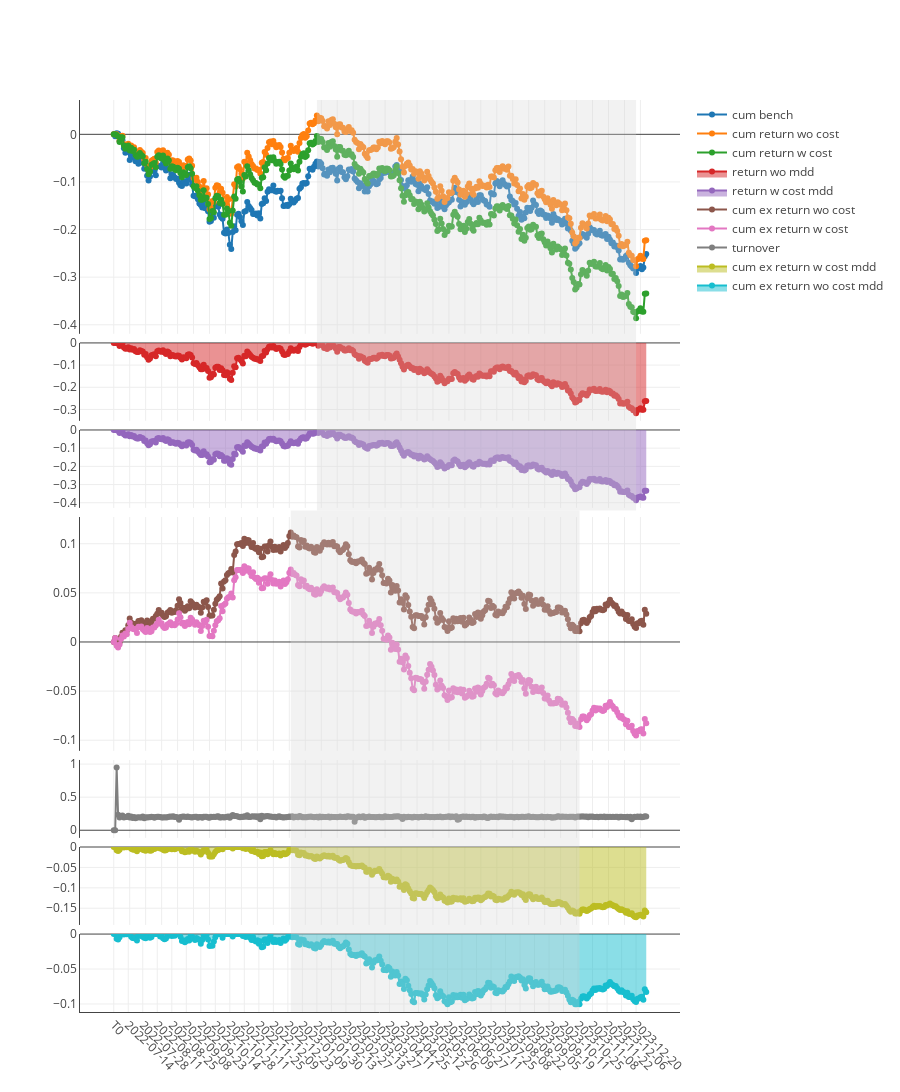

Notebook cell for this chart:
### Code cell
import pickle

file_path = f'out/backtests/{ex_num}/mcts/0-graph.pkl'

with open(file_path, 'rb') as file:
    chart = pickle.load(file)
chart.show()

### Figure 1 — Plotly figure (JSON) as saved in the notebook; plotly's stock layout.template omitted (floating-point values rounded to 4 significant figures; data arrays with more than 128 entries replaced by an {"elided": "..."} marker saying what was removed)
{"data": [{"mode": "lines+markers", "name": "cum bench", "type": "scatter", "x": {"elided": "368 str values"}, "xaxis": "x", "y": {"elided": "368 float values"}, "yaxis": "y"}, {"mode": "lines+markers", "name": "cum return wo cost", "type": "scatter", "x": {"elided": "368 str values"}, "xaxis": "x", "y": {"elided": "368 float values"}, "yaxis": "y"}, {"mode": "lines+markers", "name": "cum return w cost", "type": "scatter", "x": {"elided": "368 str values"}, "xaxis": "x", "y": {"elided": "368 float values"}, "yaxis": "y"}, {"fill": "tozeroy", "mode": "lines+markers", "name": "return wo mdd", "type": "scatter", "x": {"elided": "368 str values"}, "xaxis": "x2", "y": {"elided": "368 float values"}, "yaxis": "y2"}, {"fill": "tozeroy", "mode": "lines+markers", "name": "return w cost mdd", "type": "scatter", "x": {"elided": "368 str values"}, "xaxis": "x3", "y": {"elided": "368 float values"}, "yaxis": "y3"}, {"mode": "lines+markers", "name": "cum ex return wo cost", "type": "scatter", "x": {"elided": "368 str values"}, "xaxis": "x4", "y": {"elided": "368 float values"}, "yaxis": "y4"}, {"mode": "lines+markers", "name": "cum ex return w cost", "type": "scatter", "x": {"elided": "368 str values"}, "xaxis": "x4", "y": {"elided": "368 float values"}, "yaxis": "y4"}, {"mode": "lines+markers", "name": "turnover", "type": "scatter", "x": {"elided": "368 str values"}, "xaxis": "x5", "y": {"elided": "368 float values"}, "yaxis": "y5"}, {"fill": "tozeroy", "mode": "lines+markers", "name": "cum ex return w cost mdd", "type": "scatter", "x": {"elided": "368 str values"}, "xaxis": "x6", "y": {"elided": "368 float values"}, "yaxis": "y6"}, {"fill": "tozeroy", "mode": "lines+markers", "name": "cum ex return wo cost mdd", "type": "scatter", "x": {"elided": "368 str values"}, "xaxis": "x7", "y": {"elided": "368 float values"}, "yaxis": "y7"}], "layout": {"height": 1200, "shapes": [{"fillcolor": "#d3d3d3", "line": {"width": 0}, "opacity": 0.3, "type": "rect", "x0": "2023-01-30", "x1": "2023-12-20", "xref": "x", "y0": 0.55, "y1": 1, "yref": "paper"}, {"fillcolor": "#d3d3d3", "line": {"width": 0}, "opacity": 0.3, "type": "rect", "x0": "2022-12-27", "x1": "2023-10-26", "xref": "x", "y0": 0, "y1": 0.55, "yref": "paper"}], "title": {"text": " "}, "xaxis": {"anchor": "y", "domain": [0, 1], "matches": "x7", "showline": false, "showticklabels": false, "tickangle": 45, "type": "category"}, "xaxis2": {"anchor": "y2", "domain": [0, 1], "matches": "x7", "showline": false, "showticklabels": false, "tickangle": 45, "type": "category"}, "xaxis3": {"anchor": "y3", "domain": [0, 1], "matches": "x7", "showline": false, "showticklabels": false, "tickangle": 45, "type": "category"}, "xaxis4": {"anchor": "y4", "domain": [0, 1], "matches": "x7", "showline": false, "showticklabels": false, "tickangle": 45, "type": "category"}, "xaxis5": {"anchor": "y5", "domain": [0, 1], "matches": "x7", "showline": false, "showticklabels": false, "tickangle": 45, "type": "category"}, "xaxis6": {"anchor": "y6", "domain": [0, 1], "matches": "x7", "showline": false, "showticklabels": false, "tickangle": 45, "type": "category"}, "xaxis7": {"anchor": "y7", "domain": [0, 1], "showline": true, "tickangle": 45, "type": "category"}, "yaxis": {"anchor": "x", "domain": [0.7436, 1], "showline": true, "showticklabels": true, "zeroline": true}, "yaxis2": {"anchor": "x2", "domain": [0.6482, 0.7336], "showline": true, "showticklabels": true, "zeroline": true}, "yaxis3": {"anchor": "x3", "domain": [0.5527, 0.6382], "showline": true, "showticklabels": true, "zeroline": true}, "yaxis4": {"anchor": "x4", "domain": [0.2864, 0.5427], "showline": true, "showticklabels": true, "zeroline": true}, "yaxis5": {"anchor": "x5", "domain": [0.1909, 0.2764], "showline": true, "showticklabels": true, "zeroline": true}, "yaxis6": {"anchor": "x6", "domain": [0.09545, 0.1809], "showline": true, "showticklabels": true, "zeroline": true}, "yaxis7": {"anchor": "x7", "domain": [0, 0.08545], "showline": true, "showticklabels": true, "zeroline": true}}}
